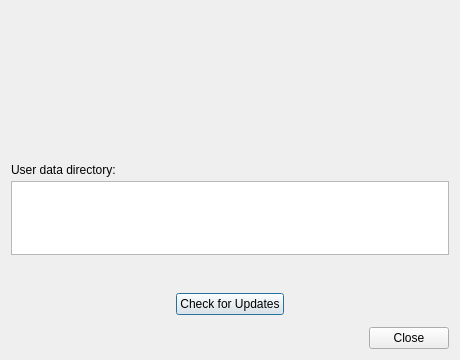
<?xml version="1.0" encoding="UTF-8"?>
<ui version="4.0">
 <class>about_dialog</class>
 <widget class="QDialog" name="about_dialog">
  <property name="geometry">
   <rect>
    <x>0</x>
    <y>0</y>
    <width>460</width>
    <height>360</height>
   </rect>
  </property>
  <property name="minimumSize">
   <size>
    <width>0</width>
    <height>0</height>
   </size>
  </property>
  <property name="windowTitle">
   <string>About EIDORA</string>
  </property>
  <property name="surfaceRole" stdset="0">
   <string>panel</string>
  </property>
  <layout class="QVBoxLayout" name="layout_about">
   <property name="spacing">
    <number>12</number>
   </property>
   <item>
    <widget class="QLabel" name="label_logo">
     <property name="alignment">
      <set>Qt::AlignmentFlag::AlignCenter</set>
     </property>
    </widget>
   </item>
   <item>
    <widget class="QLabel" name="label_wordmark">
     <property name="minimumSize">
      <size>
       <width>226</width>
       <height>40</height>
      </size>
     </property>
     <property name="accessibleName">
      <string>EIDORA</string>
     </property>
     <property name="text">
      <string/>
     </property>
     <property name="alignment">
      <set>Qt::AlignmentFlag::AlignCenter</set>
     </property>
    </widget>
   </item>
   <item>
    <widget class="QLabel" name="label_version">
     <property name="alignment">
      <set>Qt::AlignmentFlag::AlignCenter</set>
     </property>
    </widget>
   </item>
   <item>
    <widget class="QLabel" name="label_credits">
     <property name="text">
      <string/>
     </property>
     <property name="alignment">
      <set>Qt::AlignmentFlag::AlignCenter</set>
     </property>
     <property name="openExternalLinks">
      <bool>true</bool>
     </property>
     <property name="textInteractionFlags">
      <set>Qt::TextInteractionFlag::TextBrowserInteraction</set>
     </property>
    </widget>
   </item>
   <item>
    <widget class="QWidget" name="panel_user_directory" native="true">
     <layout class="QVBoxLayout" name="layout_user_directory">
      <property name="spacing">
       <number>4</number>
      </property>
      <property name="leftMargin">
       <number>0</number>
      </property>
      <property name="topMargin">
       <number>22</number>
      </property>
      <property name="rightMargin">
       <number>0</number>
      </property>
      <property name="bottomMargin">
       <number>0</number>
      </property>
      <item>
       <widget class="QLabel" name="label_user_directory">
        <property name="text">
         <string>User data directory:</string>
        </property>
       </widget>
      </item>
      <item>
       <widget class="QTextEdit" name="edit_user_directory">
        <property name="lineWrapMode">
         <enum>QTextEdit::LineWrapMode::WidgetWidth</enum>
        </property>
       </widget>
      </item>
     </layout>
    </widget>
   </item>
   <item>
    <widget class="QLabel" name="label_links">
     <property name="alignment">
      <set>Qt::AlignmentFlag::AlignCenter</set>
     </property>
     <property name="openExternalLinks">
      <bool>true</bool>
     </property>
     <property name="textInteractionFlags">
      <set>Qt::TextInteractionFlag::TextBrowserInteraction</set>
     </property>
    </widget>
   </item>
   <item alignment="Qt::AlignmentFlag::AlignHCenter">
    <widget class="QPushButton" name="button_check_updates">
     <property name="sizePolicy">
      <sizepolicy hsizetype="Fixed" vsizetype="Fixed">
       <horstretch>0</horstretch>
       <verstretch>0</verstretch>
      </sizepolicy>
     </property>
     <property name="text">
      <string>Check for Updates</string>
     </property>
     <property name="default">
      <bool>true</bool>
     </property>
    </widget>
   </item>
   <item>
    <widget class="QDialogButtonBox" name="button_box">
     <property name="standardButtons">
      <set>QDialogButtonBox::StandardButton::Close</set>
     </property>
    </widget>
   </item>
  </layout>
 </widget>
 <resources/>
 <connections>
  <connection>
   <sender>button_box</sender>
   <signal>rejected()</signal>
   <receiver>about_dialog</receiver>
   <slot>reject()</slot>
   <hints>
    <hint type="sourcelabel">
     <x>20</x>
     <y>20</y>
    </hint>
    <hint type="destinationlabel">
     <x>20</x>
     <y>20</y>
    </hint>
   </hints>
  </connection>
 </connections>
</ui>
